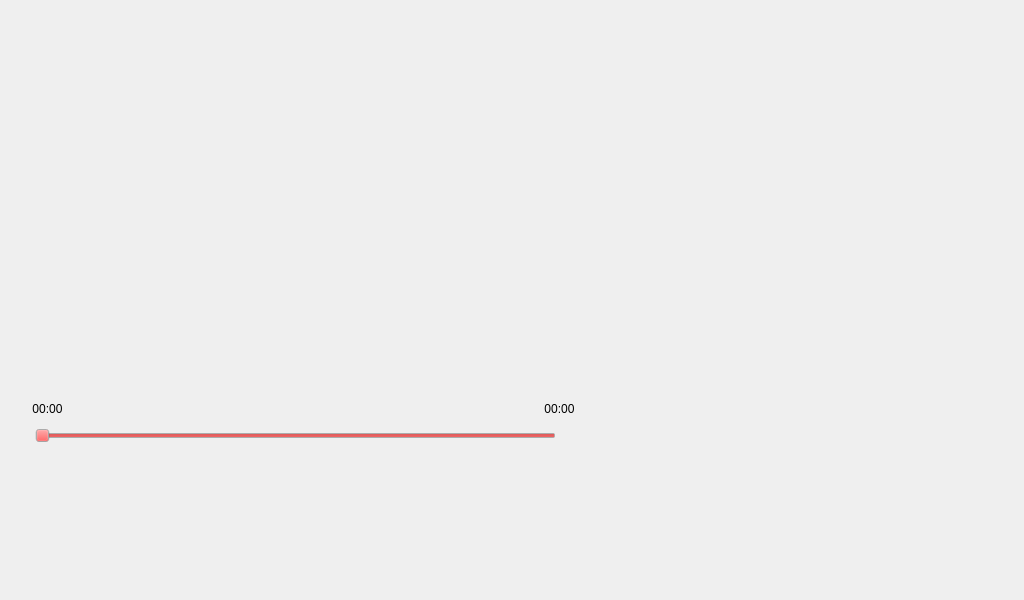
<?xml version="1.0" encoding="UTF-8"?>
<ui version="4.0">
 <class>Widget</class>
 <widget class="QWidget" name="Widget">
  <property name="geometry">
   <rect>
    <x>0</x>
    <y>0</y>
    <width>1024</width>
    <height>600</height>
   </rect>
  </property>
  <property name="windowTitle">
   <string>Widget</string>
  </property>
  <widget class="QLabel" name="label">
   <property name="geometry">
    <rect>
     <x>0</x>
     <y>0</y>
     <width>1024</width>
     <height>600</height>
    </rect>
   </property>
   <property name="text">
    <string/>
   </property>
   <property name="pixmap">
    <pixmap resource="rec.qrc">:/img/113.jpg</pixmap>
   </property>
   <property name="scaledContents">
    <bool>true</bool>
   </property>
  </widget>
  <widget class="QLabel" name="label_3">
   <property name="geometry">
    <rect>
     <x>526</x>
     <y>400</y>
     <width>67</width>
     <height>17</height>
    </rect>
   </property>
   <property name="frameShape">
    <enum>QFrame::NoFrame</enum>
   </property>
   <property name="text">
    <string>00:00</string>
   </property>
   <property name="alignment">
    <set>Qt::AlignCenter</set>
   </property>
  </widget>
  <widget class="QPushButton" name="mode">
   <property name="geometry">
    <rect>
     <x>80</x>
     <y>490</y>
     <width>60</width>
     <height>60</height>
    </rect>
   </property>
   <property name="text">
    <string/>
   </property>
   <property name="icon">
    <iconset resource="rec.qrc">
     <normaloff>:/img/16.png</normaloff>:/img/16.png</iconset>
   </property>
   <property name="iconSize">
    <size>
     <width>50</width>
     <height>50</height>
    </size>
   </property>
   <property name="flat">
    <bool>true</bool>
   </property>
  </widget>
  <widget class="QPushButton" name="last">
   <property name="geometry">
    <rect>
     <x>180</x>
     <y>490</y>
     <width>60</width>
     <height>60</height>
    </rect>
   </property>
   <property name="text">
    <string/>
   </property>
   <property name="icon">
    <iconset resource="rec.qrc">
     <normaloff>:/img/14.png</normaloff>:/img/14.png</iconset>
   </property>
   <property name="iconSize">
    <size>
     <width>50</width>
     <height>50</height>
    </size>
   </property>
   <property name="flat">
    <bool>true</bool>
   </property>
  </widget>
  <widget class="QPushButton" name="volsub">
   <property name="geometry">
    <rect>
     <x>930</x>
     <y>500</y>
     <width>60</width>
     <height>60</height>
    </rect>
   </property>
   <property name="text">
    <string/>
   </property>
   <property name="icon">
    <iconset resource="rec.qrc">
     <normaloff>:/img/15.png</normaloff>:/img/15.png</iconset>
   </property>
   <property name="iconSize">
    <size>
     <width>50</width>
     <height>50</height>
    </size>
   </property>
   <property name="flat">
    <bool>true</bool>
   </property>
  </widget>
  <widget class="QSlider" name="Progress">
   <property name="geometry">
    <rect>
     <x>35</x>
     <y>420</y>
     <width>521</width>
     <height>31</height>
    </rect>
   </property>
   <property name="palette">
    <palette>
     <active>
      <colorrole role="Button">
       <brush brushstyle="SolidPattern">
        <color alpha="255">
         <red>239</red>
         <green>41</green>
         <blue>41</blue>
        </color>
       </brush>
      </colorrole>
      <colorrole role="Light">
       <brush brushstyle="SolidPattern">
        <color alpha="255">
         <red>0</red>
         <green>0</green>
         <blue>255</blue>
        </color>
       </brush>
      </colorrole>
      <colorrole role="Midlight">
       <brush brushstyle="SolidPattern">
        <color alpha="255">
         <red>239</red>
         <green>41</green>
         <blue>41</blue>
        </color>
       </brush>
      </colorrole>
     </active>
     <inactive>
      <colorrole role="Button">
       <brush brushstyle="SolidPattern">
        <color alpha="255">
         <red>239</red>
         <green>41</green>
         <blue>41</blue>
        </color>
       </brush>
      </colorrole>
      <colorrole role="Light">
       <brush brushstyle="SolidPattern">
        <color alpha="255">
         <red>0</red>
         <green>0</green>
         <blue>255</blue>
        </color>
       </brush>
      </colorrole>
      <colorrole role="Midlight">
       <brush brushstyle="SolidPattern">
        <color alpha="255">
         <red>239</red>
         <green>41</green>
         <blue>41</blue>
        </color>
       </brush>
      </colorrole>
     </inactive>
     <disabled>
      <colorrole role="Button">
       <brush brushstyle="SolidPattern">
        <color alpha="255">
         <red>239</red>
         <green>41</green>
         <blue>41</blue>
        </color>
       </brush>
      </colorrole>
      <colorrole role="Light">
       <brush brushstyle="SolidPattern">
        <color alpha="255">
         <red>0</red>
         <green>0</green>
         <blue>255</blue>
        </color>
       </brush>
      </colorrole>
      <colorrole role="Midlight">
       <brush brushstyle="SolidPattern">
        <color alpha="255">
         <red>239</red>
         <green>41</green>
         <blue>41</blue>
        </color>
       </brush>
      </colorrole>
     </disabled>
    </palette>
   </property>
   <property name="cursor">
    <cursorShape>PointingHandCursor</cursorShape>
   </property>
   <property name="mouseTracking">
    <bool>true</bool>
   </property>
   <property name="maximum">
    <number>99</number>
   </property>
   <property name="orientation">
    <enum>Qt::Horizontal</enum>
   </property>
  </widget>
  <widget class="QPushButton" name="close">
   <property name="geometry">
    <rect>
     <x>950</x>
     <y>20</y>
     <width>60</width>
     <height>60</height>
    </rect>
   </property>
   <property name="text">
    <string/>
   </property>
   <property name="icon">
    <iconset resource="rec.qrc">
     <normaloff>:/img/11.png</normaloff>:/img/11.png</iconset>
   </property>
   <property name="iconSize">
    <size>
     <width>50</width>
     <height>50</height>
    </size>
   </property>
   <property name="flat">
    <bool>true</bool>
   </property>
  </widget>
  <widget class="QListWidget" name="Songslist">
   <property name="geometry">
    <rect>
     <x>620</x>
     <y>50</y>
     <width>256</width>
     <height>341</height>
    </rect>
   </property>
   <property name="palette">
    <palette>
     <active>
      <colorrole role="Button">
       <brush brushstyle="SolidPattern">
        <color alpha="0">
         <red>191</red>
         <green>64</green>
         <blue>64</blue>
        </color>
       </brush>
      </colorrole>
      <colorrole role="Base">
       <brush brushstyle="NoBrush">
        <color alpha="255">
         <red>0</red>
         <green>0</green>
         <blue>0</blue>
        </color>
       </brush>
      </colorrole>
      <colorrole role="Window">
       <brush brushstyle="SolidPattern">
        <color alpha="0">
         <red>191</red>
         <green>64</green>
         <blue>64</blue>
        </color>
       </brush>
      </colorrole>
      <colorrole role="Highlight">
       <brush brushstyle="SolidPattern">
        <color alpha="0">
         <red>191</red>
         <green>64</green>
         <blue>64</blue>
        </color>
       </brush>
      </colorrole>
      <colorrole role="HighlightedText">
       <brush brushstyle="SolidPattern">
        <color alpha="255">
         <red>239</red>
         <green>41</green>
         <blue>41</blue>
        </color>
       </brush>
      </colorrole>
     </active>
     <inactive>
      <colorrole role="Button">
       <brush brushstyle="SolidPattern">
        <color alpha="0">
         <red>191</red>
         <green>64</green>
         <blue>64</blue>
        </color>
       </brush>
      </colorrole>
      <colorrole role="Base">
       <brush brushstyle="NoBrush">
        <color alpha="255">
         <red>0</red>
         <green>0</green>
         <blue>0</blue>
        </color>
       </brush>
      </colorrole>
      <colorrole role="Window">
       <brush brushstyle="SolidPattern">
        <color alpha="0">
         <red>191</red>
         <green>64</green>
         <blue>64</blue>
        </color>
       </brush>
      </colorrole>
      <colorrole role="Highlight">
       <brush brushstyle="SolidPattern">
        <color alpha="0">
         <red>191</red>
         <green>64</green>
         <blue>64</blue>
        </color>
       </brush>
      </colorrole>
      <colorrole role="HighlightedText">
       <brush brushstyle="SolidPattern">
        <color alpha="255">
         <red>239</red>
         <green>41</green>
         <blue>41</blue>
        </color>
       </brush>
      </colorrole>
     </inactive>
     <disabled>
      <colorrole role="Button">
       <brush brushstyle="SolidPattern">
        <color alpha="0">
         <red>191</red>
         <green>64</green>
         <blue>64</blue>
        </color>
       </brush>
      </colorrole>
      <colorrole role="Base">
       <brush brushstyle="NoBrush">
        <color alpha="255">
         <red>0</red>
         <green>0</green>
         <blue>0</blue>
        </color>
       </brush>
      </colorrole>
      <colorrole role="Window">
       <brush brushstyle="SolidPattern">
        <color alpha="0">
         <red>191</red>
         <green>64</green>
         <blue>64</blue>
        </color>
       </brush>
      </colorrole>
      <colorrole role="Highlight">
       <brush brushstyle="SolidPattern">
        <color alpha="255">
         <red>145</red>
         <green>145</green>
         <blue>145</blue>
        </color>
       </brush>
      </colorrole>
      <colorrole role="HighlightedText">
       <brush brushstyle="SolidPattern">
        <color alpha="255">
         <red>239</red>
         <green>41</green>
         <blue>41</blue>
        </color>
       </brush>
      </colorrole>
     </disabled>
    </palette>
   </property>
   <property name="font">
    <font>
     <pointsize>15</pointsize>
     <weight>50</weight>
     <bold>false</bold>
    </font>
   </property>
   <property name="mouseTracking">
    <bool>false</bool>
   </property>
   <property name="tabletTracking">
    <bool>false</bool>
   </property>
   <property name="focusPolicy">
    <enum>Qt::NoFocus</enum>
   </property>
   <property name="styleSheet">
    <string notr="true">background-color: rgba(191, 64, 64, 0);

</string>
   </property>
   <property name="autoScroll">
    <bool>true</bool>
   </property>
   <property name="isWrapping" stdset="0">
    <bool>false</bool>
   </property>
   <property name="uniformItemSizes">
    <bool>false</bool>
   </property>
   <property name="sortingEnabled">
    <bool>false</bool>
   </property>
  </widget>
  <widget class="QPushButton" name="next">
   <property name="geometry">
    <rect>
     <x>380</x>
     <y>490</y>
     <width>60</width>
     <height>60</height>
    </rect>
   </property>
   <property name="text">
    <string/>
   </property>
   <property name="icon">
    <iconset resource="rec.qrc">
     <normaloff>:/img/10.png</normaloff>:/img/10.png</iconset>
   </property>
   <property name="iconSize">
    <size>
     <width>50</width>
     <height>50</height>
    </size>
   </property>
   <property name="flat">
    <bool>true</bool>
   </property>
  </widget>
  <widget class="QPushButton" name="play">
   <property name="geometry">
    <rect>
     <x>280</x>
     <y>490</y>
     <width>60</width>
     <height>60</height>
    </rect>
   </property>
   <property name="text">
    <string/>
   </property>
   <property name="icon">
    <iconset resource="rec.qrc">
     <normaloff>:/img/4.png</normaloff>:/img/4.png</iconset>
   </property>
   <property name="iconSize">
    <size>
     <width>50</width>
     <height>50</height>
    </size>
   </property>
   <property name="flat">
    <bool>true</bool>
   </property>
  </widget>
  <widget class="QLabel" name="vol">
   <property name="geometry">
    <rect>
     <x>930</x>
     <y>410</y>
     <width>67</width>
     <height>17</height>
    </rect>
   </property>
   <property name="text">
    <string/>
   </property>
   <property name="alignment">
    <set>Qt::AlignCenter</set>
   </property>
  </widget>
  <widget class="QLabel" name="label_2">
   <property name="geometry">
    <rect>
     <x>14</x>
     <y>400</y>
     <width>67</width>
     <height>17</height>
    </rect>
   </property>
   <property name="font">
    <font>
     <family>Ubuntu</family>
     <weight>50</weight>
     <italic>false</italic>
     <bold>false</bold>
     <kerning>true</kerning>
    </font>
   </property>
   <property name="layoutDirection">
    <enum>Qt::LeftToRight</enum>
   </property>
   <property name="frameShape">
    <enum>QFrame::NoFrame</enum>
   </property>
   <property name="frameShadow">
    <enum>QFrame::Plain</enum>
   </property>
   <property name="text">
    <string>00:00</string>
   </property>
   <property name="scaledContents">
    <bool>false</bool>
   </property>
   <property name="alignment">
    <set>Qt::AlignCenter</set>
   </property>
  </widget>
  <widget class="QPushButton" name="voladd">
   <property name="geometry">
    <rect>
     <x>930</x>
     <y>430</y>
     <width>60</width>
     <height>60</height>
    </rect>
   </property>
   <property name="text">
    <string/>
   </property>
   <property name="icon">
    <iconset resource="rec.qrc">
     <normaloff>:/img/7.png</normaloff>:/img/7.png</iconset>
   </property>
   <property name="iconSize">
    <size>
     <width>50</width>
     <height>50</height>
    </size>
   </property>
   <property name="flat">
    <bool>true</bool>
   </property>
  </widget>
  <widget class="QPushButton" name="mute">
   <property name="geometry">
    <rect>
     <x>480</x>
     <y>490</y>
     <width>60</width>
     <height>60</height>
    </rect>
   </property>
   <property name="text">
    <string/>
   </property>
   <property name="icon">
    <iconset resource="rec.qrc">
     <normaloff>:/img/9.png</normaloff>:/img/9.png</iconset>
   </property>
   <property name="iconSize">
    <size>
     <width>50</width>
     <height>50</height>
    </size>
   </property>
   <property name="flat">
    <bool>true</bool>
   </property>
  </widget>
  <widget class="QPushButton" name="background">
   <property name="geometry">
    <rect>
     <x>850</x>
     <y>500</y>
     <width>60</width>
     <height>60</height>
    </rect>
   </property>
   <property name="text">
    <string/>
   </property>
   <property name="icon">
    <iconset resource="rec.qrc">
     <normaloff>:/img/20.png</normaloff>:/img/20.png</iconset>
   </property>
   <property name="iconSize">
    <size>
     <width>50</width>
     <height>50</height>
    </size>
   </property>
   <property name="flat">
    <bool>true</bool>
   </property>
  </widget>
  <widget class="QPushButton" name="Refresh">
   <property name="geometry">
    <rect>
     <x>850</x>
     <y>430</y>
     <width>60</width>
     <height>60</height>
    </rect>
   </property>
   <property name="text">
    <string/>
   </property>
   <property name="icon">
    <iconset resource="rec.qrc">
     <normaloff>:/img/19.png</normaloff>:/img/19.png</iconset>
   </property>
   <property name="iconSize">
    <size>
     <width>50</width>
     <height>50</height>
    </size>
   </property>
   <property name="flat">
    <bool>true</bool>
   </property>
  </widget>
  <widget class="QLabel" name="name">
   <property name="geometry">
    <rect>
     <x>120</x>
     <y>80</y>
     <width>350</width>
     <height>43</height>
    </rect>
   </property>
   <property name="font">
    <font>
     <pointsize>15</pointsize>
    </font>
   </property>
   <property name="focusPolicy">
    <enum>Qt::NoFocus</enum>
   </property>
   <property name="frameShape">
    <enum>QFrame::NoFrame</enum>
   </property>
   <property name="text">
    <string/>
   </property>
   <property name="alignment">
    <set>Qt::AlignCenter</set>
   </property>
  </widget>
  <widget class="QLabel" name="song">
   <property name="geometry">
    <rect>
     <x>120</x>
     <y>139</y>
     <width>350</width>
     <height>43</height>
    </rect>
   </property>
   <property name="font">
    <font>
     <pointsize>15</pointsize>
    </font>
   </property>
   <property name="focusPolicy">
    <enum>Qt::NoFocus</enum>
   </property>
   <property name="frameShape">
    <enum>QFrame::NoFrame</enum>
   </property>
   <property name="text">
    <string/>
   </property>
   <property name="alignment">
    <set>Qt::AlignCenter</set>
   </property>
  </widget>
  <widget class="QLabel" name="singer">
   <property name="geometry">
    <rect>
     <x>120</x>
     <y>183</y>
     <width>350</width>
     <height>43</height>
    </rect>
   </property>
   <property name="font">
    <font>
     <pointsize>15</pointsize>
    </font>
   </property>
   <property name="focusPolicy">
    <enum>Qt::NoFocus</enum>
   </property>
   <property name="frameShape">
    <enum>QFrame::NoFrame</enum>
   </property>
   <property name="text">
    <string/>
   </property>
   <property name="alignment">
    <set>Qt::AlignCenter</set>
   </property>
  </widget>
  <widget class="QLabel" name="album">
   <property name="geometry">
    <rect>
     <x>120</x>
     <y>227</y>
     <width>350</width>
     <height>43</height>
    </rect>
   </property>
   <property name="font">
    <font>
     <pointsize>15</pointsize>
    </font>
   </property>
   <property name="focusPolicy">
    <enum>Qt::NoFocus</enum>
   </property>
   <property name="frameShape">
    <enum>QFrame::NoFrame</enum>
   </property>
   <property name="text">
    <string/>
   </property>
   <property name="alignment">
    <set>Qt::AlignCenter</set>
   </property>
  </widget>
  <widget class="QLabel" name="make">
   <property name="geometry">
    <rect>
     <x>120</x>
     <y>271</y>
     <width>350</width>
     <height>43</height>
    </rect>
   </property>
   <property name="font">
    <font>
     <pointsize>15</pointsize>
    </font>
   </property>
   <property name="focusPolicy">
    <enum>Qt::NoFocus</enum>
   </property>
   <property name="frameShape">
    <enum>QFrame::NoFrame</enum>
   </property>
   <property name="text">
    <string/>
   </property>
   <property name="alignment">
    <set>Qt::AlignCenter</set>
   </property>
  </widget>
  <widget class="QLabel" name="lrc">
   <property name="geometry">
    <rect>
     <x>70</x>
     <y>320</y>
     <width>450</width>
     <height>45</height>
    </rect>
   </property>
   <property name="palette">
    <palette>
     <active>
      <colorrole role="WindowText">
       <brush brushstyle="SolidPattern">
        <color alpha="255">
         <red>115</red>
         <green>210</green>
         <blue>22</blue>
        </color>
       </brush>
      </colorrole>
      <colorrole role="Text">
       <brush brushstyle="SolidPattern">
        <color alpha="255">
         <red>115</red>
         <green>210</green>
         <blue>22</blue>
        </color>
       </brush>
      </colorrole>
     </active>
     <inactive>
      <colorrole role="WindowText">
       <brush brushstyle="SolidPattern">
        <color alpha="255">
         <red>115</red>
         <green>210</green>
         <blue>22</blue>
        </color>
       </brush>
      </colorrole>
      <colorrole role="Text">
       <brush brushstyle="SolidPattern">
        <color alpha="255">
         <red>115</red>
         <green>210</green>
         <blue>22</blue>
        </color>
       </brush>
      </colorrole>
     </inactive>
     <disabled>
      <colorrole role="WindowText">
       <brush brushstyle="SolidPattern">
        <color alpha="255">
         <red>190</red>
         <green>190</green>
         <blue>190</blue>
        </color>
       </brush>
      </colorrole>
      <colorrole role="Text">
       <brush brushstyle="SolidPattern">
        <color alpha="255">
         <red>190</red>
         <green>190</green>
         <blue>190</blue>
        </color>
       </brush>
      </colorrole>
     </disabled>
    </palette>
   </property>
   <property name="font">
    <font>
     <pointsize>17</pointsize>
    </font>
   </property>
   <property name="focusPolicy">
    <enum>Qt::NoFocus</enum>
   </property>
   <property name="layoutDirection">
    <enum>Qt::LeftToRight</enum>
   </property>
   <property name="frameShape">
    <enum>QFrame::NoFrame</enum>
   </property>
   <property name="text">
    <string/>
   </property>
   <property name="alignment">
    <set>Qt::AlignCenter</set>
   </property>
  </widget>
 </widget>
 <layoutdefault spacing="6" margin="11"/>
 <resources>
  <include location="rec.qrc"/>
 </resources>
 <connections/>
</ui>
